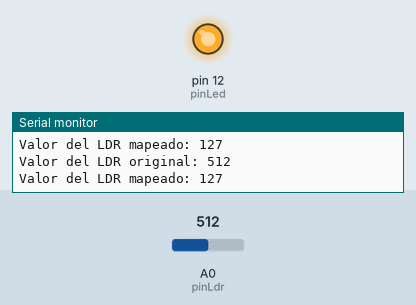
Simulated run of this sketch. Board: Arduino Uno, built with avr-gcc and run on an emulated ATmega328P. On the bench: output pins drawn as LEDs (lit = HIGH), the last lines printed to the serial monitor. Inputs (shaded band) come from the test bench; at power-on: A0 (pinLdr) = 512.

Above: at 1.2 s.
1.3 s: A0 (pinLdr) set to 489
At 2.3 s:
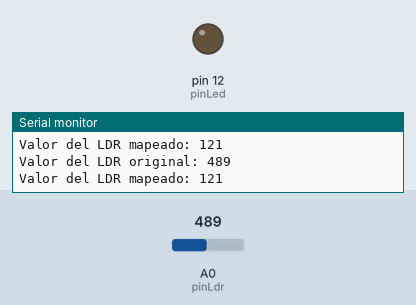
2.9 s: A0 (pinLdr) set to 511
At 3.7 s:
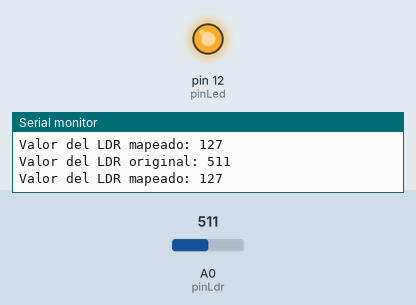
4.5 s: A0 (pinLdr) set to 306
At 5.2 s:
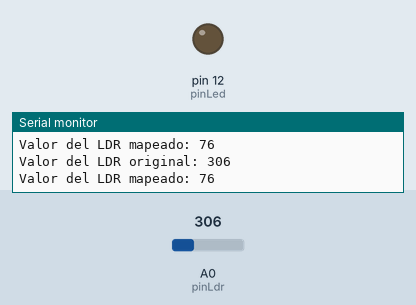
Timing chart, 0 to 7.5 s (numbered marks = the images above; inputs shaded):
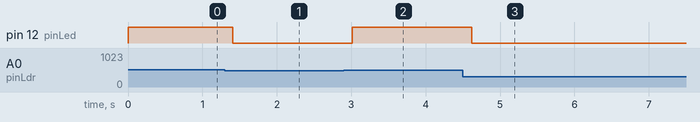

The sketch:

LED_y_LDR_Sin_PWM.ino
```cpp
//Ejemplo de encendido de LED según un cierto nivel de luz

int pinLed = 12;  //Le damos nombre a nuestro LED
int pinLdr = A0;   //Le damos nombre a nuestro LDR
int LDR;          //Variable para guardar el valor del LDR
int i;            //Variable para condicionales

void setup() {
  pinMode(pinLed, OUTPUT);  //El LED es de salida
  pinMode(pinLdr, INPUT);
  Serial.begin(9600);
}

void loop() {
  LDR = analogRead(pinLdr);         //Leemos el valor de pinLdr y lo guardamos en LDR
  Serial.print("Valor del LDR original: ");  //Mostramos por el port el valor del LDR
  Serial.println(LDR);              //Puede tomar valores desde 0 a 1023;

  LDR = map(LDR, 0, 1023, 0, 255);  //Cambiamos de valor
  Serial.print("Valor del LDR mapeado: ");  //Mostramos por el port el valor del LDR
  Serial.println(LDR);              //Puede tomar valores desde 0 a 255;

  if (LDR > 123) {                  //Si la luz es menos de la mitad se enciende el LED
    digitalWrite(pinLed, HIGH);
    delay(200);
  }

  else {        //Si la luz es mas de la mitad se apaga el LED
    digitalWrite(pinLed, LOW);
    delay(200);
  }

}
```

Measured:
- the behaviour switches between 498 and 497 on A0 (pinLdr) (found by bisection; images 0 and 1)
- after the input at 1.3 s, pin 12 (pinLed): HIGH → LOW after 0.11 s
- after the input at 2.9 s, pin 12 (pinLed): LOW → HIGH after 0.11 s
- after the input at 4.5 s, pin 12 (pinLed): HIGH → LOW after 0.12 s
